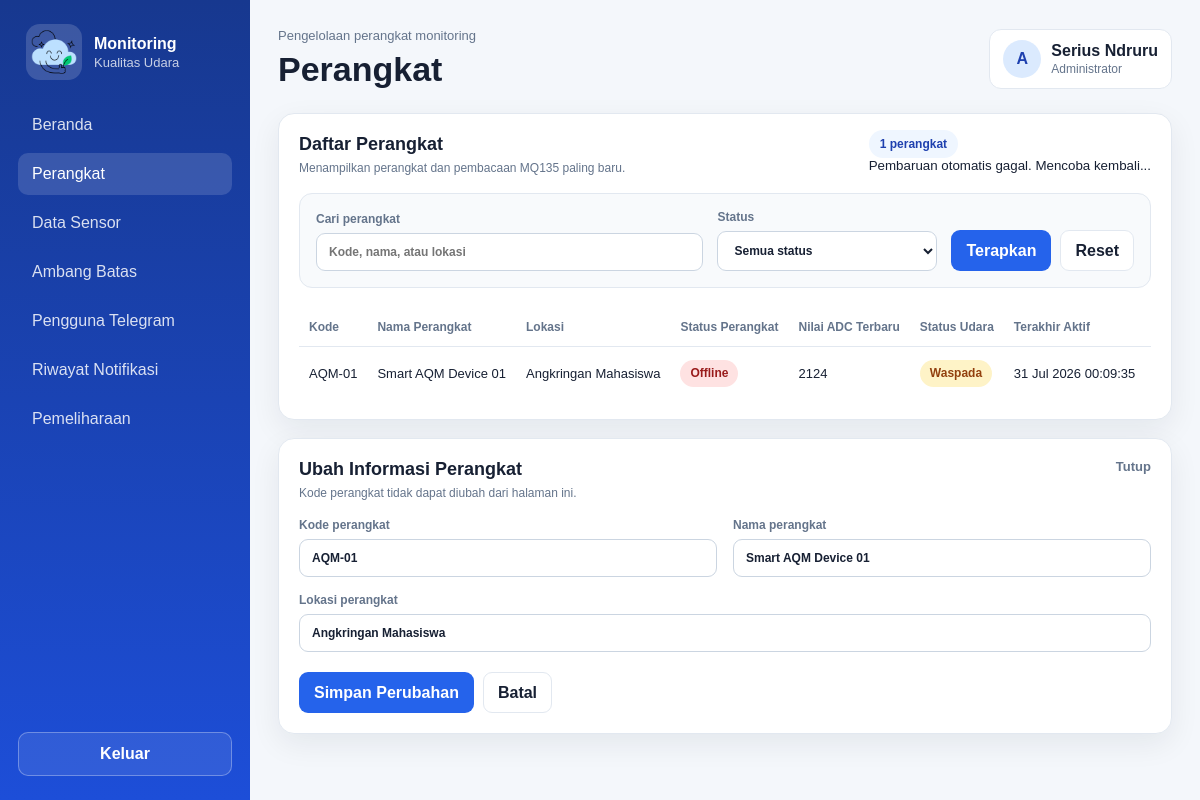
Screenshot of /admin/perangkat.php?edit=1 (signed in) with the database file from the repository.
### tables this page shows
CREATE TABLE `devices` (
  `id` int(10) UNSIGNED NOT NULL,
  `device_code` varchar(50) NOT NULL,
  `device_name` varchar(100) NOT NULL,
  `location` varchar(150) DEFAULT NULL,
  `status` enum('online','offline','maintenance') NOT NULL DEFAULT 'offline',
  `last_seen` datetime DEFAULT NULL,
  `created_at` timestamp NOT NULL DEFAULT current_timestamp(),
  `updated_at` timestamp NOT NULL DEFAULT current_timestamp() ON UPDATE current_timestamp()
);

### admin/includes/auth.php (called while the page is built, shortened)
<?php
function adminDisplayName(): string
{
    $fullName = $_SESSION['admin_full_name'] ?? 'Admin';
    return is_string($fullName) ? $fullName : 'Admin';
}

### admin/includes/device-data.php (called while the page is built, shortened)
<?php
function normalizeDeviceStatusFilter(string $status): string
{
    $normalized = strtolower(trim($status));
    return '';
}
function getDevicesWithLatestReading(
    PDO $database,
    string $search = '',
    string $status = ''
): array {
    $conditions = [];
    $parameters = [];
    $normalizedStatus = normalizeDeviceStatusFilter($status);
    $whereClause = $conditions === []
        ? ''
        : 'WHERE ' . implode(' AND ', $conditions);
    $sql = sprintf(
        "SELECT
            d.id,
            d.device_code,
            d.device_name,
            d.location,
            d.status AS stored_status,
            CASE
                WHEN d.last_seen IS NOT NULL
                 AND d.last_seen >= DATE_SUB(NOW(), INTERVAL %d SECOND)
                    THEN 'online'
                ELSE 'offline'
            END AS status,
            d.last_seen,
            sr.mq135_raw,
            sr.air_status,
            sr.recorded_at,
            sr.created_at
         FROM devices d
         LEFT JOIN sensor_readings sr
            ON sr.id = (
                SELECT sr2.id
                FROM sensor_readings sr2
                WHERE sr2.device_id = d.id
                ORDER BY sr2.id DESC
                LIMIT 1
            )
         %s
         ORDER BY d.device_name ASC, d.id ASC",
        DEVICE_ONLINE_TIMEOUT_SECONDS,
        $whereClause
    );
    $statement = $database->prepare($sql);
    $statement->execute($parameters);
    $rows = $statement->fetchAll();
    return is_array($rows) ? $rows : [];
}
function findDeviceById(PDO $database, int $deviceId): ?array
{
    $statement = $database->prepare(
        'SELECT
            id,
            device_code,
            device_name,
            location,
            status,
            last_seen
         FROM devices
         WHERE id = :id
         LIMIT 1'
    );
    $statement->execute(['id' => $deviceId]);
    $device = $statement->fetch();
    return is_array($device) ? $device : null;
}

### admin/perangkat.php (the view, shortened to what this page needs)
<?php
require_once __DIR__ . '/config/database.php';
require_once __DIR__ . '/includes/auth.php';
require_once __DIR__ . '/includes/device-data.php';
$database = getDatabaseConnection();
$adminName = adminDisplayName();
$errors = [];
function escapeHtml(mixed $value): string
{
    return htmlspecialchars((string) $value, ENT_QUOTES, 'UTF-8');
}
function formatDateTime(?string $value): string
{
    try {
        return (new DateTimeImmutable(
            $value,
            new DateTimeZone(DEVICE_DATABASE_TIMEZONE)
        ))->setTimezone(new DateTimeZone(DEVICE_DISPLAY_TIMEZONE))
            ->format('d M Y H:i:s');
    } catch (Throwable) {
        return $value;
    }
}
function badgeClass(string $status): string
{
    $normalized = strtolower(trim($status));
    if (in_array($normalized, ['waspada', 'warning', 'perlu dicek'], true)) {
        return 'badge badge-warning';
    }
    if (in_array($normalized, ['bahaya', 'danger', 'inactive', 'offline', 'tidak aktif', 'gagal'], true)) {
        return 'badge badge-danger';
    }
    return 'badge badge-neutral';
}
$search = trim((string) ($_GET['q'] ?? ''));
$statusFilter = strtolower(trim((string) ($_GET['status'] ?? '')));
try {
    $devices = getDevicesWithLatestReading($database, $search, $statusFilter);
} catch (Throwable $exception) {
    error_log('Device list error: ' . $exception->getMessage());
    $devices = [];
    $errors[] = 'Data perangkat belum dapat ditampilkan.';
}
$editDevice = null;
$editId = filter_var(
    $_GET['edit'] ?? null,
    FILTER_VALIDATE_INT,
    ['options' => ['min_range' => 1]]
);
if ($editId !== false && $editId !== null) {
    try {
        $editDevice = findDeviceById($database, (int) $editId);
    } catch (Throwable $exception) {
        error_log('Find device error: ' . $exception->getMessage());
    }
}
?>
<!DOCTYPE html>
<html lang="id">
<head>
    <link rel="stylesheet" href="assets/css/admin.css?v=20260728-device-live-1">
</head>
<body>
    <div class="app-shell">
        <aside class="sidebar">
            <div class="brand">
                <div class="brand-mark">IoT</div>
                <div>
                    <strong>Monitoring</strong>
                    <span>Kualitas Udara</span>
                </div>
            </div>
            <nav class="sidebar-nav" aria-label="Navigasi dashboard admin">
                <a class="nav-link" href="index.php">Beranda</a>
                <a class="nav-link active" href="perangkat.php">Perangkat</a>
                <a class="nav-link" href="data-sensor.php">Data Sensor</a>
                <a class="nav-link" href="ambang-batas.php">Ambang Batas</a>
                <a class="nav-link" href="pengguna-telegram.php">Pengguna Telegram</a>
                <a class="nav-link" href="riwayat-notifikasi.php">Riwayat Notifikasi</a>
                <a class="nav-link" href="pemeliharaan.php">Pemeliharaan</a>
            </nav>
            <form class="logout-form" method="post" action="logout.php">
                <button type="submit" class="logout-button">Keluar</button>
            </form>
        </aside>
        <main class="main-content">
            <header class="page-header">
                <div>
                    <p class="eyebrow">Pengelolaan perangkat monitoring</p>
                    <h1>Perangkat</h1>
                </div>
                <div class="admin-profile">
                    <div class="admin-avatar">A</div>
                    <div>
                        <strong><?= escapeHtml($adminName); ?></strong>
                        <span>Administrator</span>
                    </div>
                </div>
            </header>
            <section class="panel panel-full">
                <div class="panel-header">
                    <div>
                        <h2>Daftar Perangkat</h2>
                        <p>Menampilkan perangkat dan pembacaan MQ135 paling baru.</p>
                    </div>
                    <div>
                        <span class="record-count" id="device-record-count"><?= escapeHtml(count($devices)); ?> perangkat</span>
                        <small id="device-live-state" style="display:block; margin-top:6px; text-align:right;">Diperbarui otomatis setiap 10 detik</small>
                    </div>
                </div>
                <form class="filter-bar" method="get" action="perangkat.php">
                    <label>
                        <span>Cari perangkat</span>
                        <input
                            type="search"
                            name="q"
                            value="<?= escapeHtml($search); ?>"
                            placeholder="Kode, nama, atau lokasi"
                        >
                    </label>
                    <label>
                        <span>Status</span>
                        <select name="status">
                            <option value="">Semua status</option>
                        </select>
                    </label>
                    <div class="filter-actions">
                        <button class="button button-primary" type="submit">Terapkan</button>
                        <a class="button button-secondary" href="perangkat.php">Reset</a>
                    </div>
                </form>
                <div class="table-wrap">
                    <table>
                        <thead>
                            <tr>
                                <th>Kode</th>
                                <th>Nama Perangkat</th>
                                <th>Lokasi</th>
                                <th>Status Perangkat</th>
                                <th>Nilai ADC Terbaru</th>
                                <th>Status Udara</th>
                                <th>Terakhir Aktif</th>
                                <th>Aksi</th>
                            </tr>
                        </thead>
                        <tbody id="device-table-body">
                            <?php if ($devices === []): ?>
                                <tr>
                                    <td colspan="8" class="empty-cell">Data perangkat tidak ditemukan.</td>
                                </tr>
                            <?php else: ?>
                                <?php foreach ($devices as $device): ?>
                                    <tr>
                                        <td><?= escapeHtml($device['device_code'] ?? '-'); ?></td>
                                        <td><?= escapeHtml($device['device_name'] ?? '-'); ?></td>
                                        <td><?= escapeHtml($device['location'] ?? '-'); ?></td>
                                        <td>
                                            <span class="<?= escapeHtml(badgeClass((string) ($device['status'] ?? ''))); ?>">
                                                <?= escapeHtml(ucfirst((string) ($device['status'] ?? '-'))); ?>
                                            </span>
                                        </td>
                                        <td><?= escapeHtml($device['mq135_raw'] ?? '-'); ?></td>
                                        <td>
                                            <span class="<?= escapeHtml(badgeClass((string) ($device['air_status'] ?? ''))); ?>">
                                                <?= escapeHtml($device['air_status'] ?? '-'); ?>
                                            </span>
                                        </td>
                                        <td><?= escapeHtml(formatDateTime((string) ($device['last_seen'] ?? ''))); ?></td>
                                        <td>
                                        </td>
                                    </tr>
                                <?php endforeach; ?>
                            <?php endif; ?>
                        </tbody>
                    </table>
                </div>
            </section>
            <?php if (is_array($editDevice)): ?>
                <section class="panel panel-full edit-panel" id="ubah-perangkat">
                    <div class="panel-header">
                        <div>
                            <h2>Ubah Informasi Perangkat</h2>
                            <p>Kode perangkat tidak dapat diubah dari halaman ini.</p>
                        </div>
                        <a class="close-link" href="perangkat.php">Tutup</a>
                    </div>
                    <form class="admin-form" method="post" action="perangkat.php">
                        <div class="form-grid">
                            <label>
                                <span>Kode perangkat</span>
                                <input type="text" value="<?= escapeHtml($editDevice['device_code']); ?>" disabled>
                            </label>
                            <label>
                                <span>Nama perangkat</span>
                                <input
                                    type="text"
                                    name="device_name"
                                    maxlength="100"
                                    value="<?= escapeHtml($editDevice['device_name']); ?>"
                                    required
                                >
                            </label>
                            <label class="form-field-wide">
                                <span>Lokasi perangkat</span>
                                <input
                                    type="text"
                                    name="location"
                                    maxlength="150"
                                    value="<?= escapeHtml($editDevice['location']); ?>"
                                    required
                                >
                            </label>
                        </div>
                        <div class="form-actions">
                            <button class="button button-primary" type="submit">Simpan Perubahan</button>
                            <a class="button button-secondary" href="perangkat.php">Batal</a>
                        </div>
                    </form>
                </section>
            <?php endif; ?>
        </main>
    </div>
</body>
</html>

### rows the page displays
devices: device_code "AQM-01", device_name "Smart AQM Device 01", location "Angkringan Mahasiswa"

### other values shown
escapeHtml($adminName) "Serius Ndruru"
escapeHtml(count($devices)) "1"
escapeHtml($device['device_code'] ?? '-') "AQM-01"
escapeHtml($device['device_name'] ?? '-') "Smart AQM Device 01"
escapeHtml($device['location'] ?? '-') "Angkringan Mahasiswa"
escapeHtml(ucfirst((string) ($device['status'] ?? '-'))) "Offline"
escapeHtml($device['mq135_raw'] ?? '-') "2124"
escapeHtml($device['air_status'] ?? '-') "Waspada"
escapeHtml(formatDateTime((string) ($device['last_seen'] ?? ''))) "31 Jul 2026 00:09:35"
